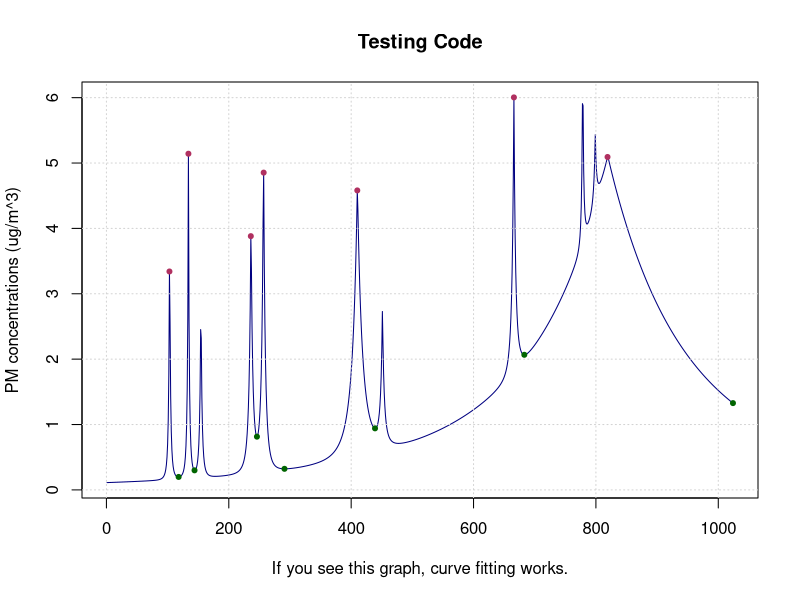

Recreate this plot in R.
#
# Author: Neel Dhulipala
# Project: Air Partners
#
# Script to calculate the exponential decay of PM concentrations after plume.
#
# When a source releases pollutants into the air and finishes, the
# concentration of pollution naturally decays over time. These decay
# functions are exponential in nature and can be fitted to the following model:
#
#   A = yf + (y0 - yf)e^(-kt)
#
# Where t is time, y0 is the initial value of the decay, yf is the asymptotic
# value of the decay, A is the concentration of PM at time t, and k is the
# decay constant.
#
# To test the efficacy of HEPA air purifiers, looking at the decay constants of
# these curves before and after a purifier is installed can be important. A
# purifier that proves to increase the decay constant, i.e. cause the pollutants
# in the air to diffuse out of a space at a faster rate, can be argued to be
# effective.
#
# This script provides the functions necessary to take air quality data from
# indoor sensors and get the decay constants of these decay curves.

library("dplyr")
library("pracma")

## Random data
x <- seq(0, 1, len = 1024)
pos <- c(0.1, 0.13, 0.15, 0.23, 0.25, 0.40, 0.44, 0.65, 0.76, 0.78, 0.8)
hgt <- c(4, 5, 3, 4, 5, 4.2, 2.1, 4.3, 3.1, 1.1, 5.1)
wdt <- c(0.005, 0.005, 0.006, 0.01, 0.01, 0.03, 0.01, 0.01, 0.005, 0.008, 0.5)

p_signal <- numeric(length(x))
for (i in seq(along = pos)) {
  p_signal <- p_signal + hgt[i] / (1 + abs((x - pos[i]) / wdt[i]))^4
}

# Find the first local minimum after the index of peak_row in y
# that occurs below the min_threshold.
get_first_valleys <- function(data, peaks, min_threshold) {
  # Iterate through rows of peaks matrix
  valley_mat <- matrix(nrow = nrow(peaks), ncol = 2)
  for (row in 1:nrow(peaks)) {
    idx <- peaks[row, 2]
    n <- TRUE
    # create while loop to check for local minima
    while (n) {
      # if we're at the end of y, break out of loop
      if (idx == length(data)) {
        n <- FALSE
      } else {
        # otherwise, get slope (approximately)
        # NOTE: difference between idx and (idx+1) is 1
        slope <- data[idx + 1] - data[idx]
        if (data[idx] <= min_threshold && slope > 0) {
          n <- FALSE
        } else {
          idx <- idx + 1
        }
      }
    }
    # set values of matrix so that column 1 is height of valley and 2 is index
    valley_mat[row, 1] <- data[idx]
    valley_mat[row, 2] <- idx
  }
  valley_mat
}

# Exponential curve fitting for air quality data; returns dataframe containing
# k-values of curves
# TODO: nls function returns various weird errors, diagnose why these errors appear
# e.g. "number of iterations", "singular gradient", "NaNs, Inf, etc.", etc.
curve_fitting <- function(data, peaks, valleys) {
    # Create empty DataFrame for storing k values
  alphas.data <- data.frame(
    "peak_idx" = numeric(0),
    "valley_idx" = numeric(0),
    "k_val" = numeric(0),
    "conv_tol" = numeric(0)
  )
  # Define parameters for curve fitting function for each row
  for (row in 1:nrow(peaks)) {
    row <- as.double(row)
    i_range <- peaks[row, 2]:valleys[row, 2]
    sect <- data[i_range]
    t <- i_range - peaks[row, 2] + 1
    df <- data.frame(t = t, y = sect)
    # Get exponential fit
    nlc <- nls.control(maxiter = 1000)
    fit <- try(nls(y ~ SSasymp(t, yf, y0, log_alpha), data = df, control = nlc))
    if (class(fit) != "nls") {
      next
    }
    # Get parameters of the fit
    params <- coef(fit)
    # Extract the log_alpha value and put it in form e^(log(a)) to get a
    log_alpha <- as.double(params["log_alpha"])
    alpha <- exp(log_alpha)
    # Get achieved convergence tolerance as metric for accuracy of fit
    # NOTE: R^2 value can be calculated but is not a useful metric 
    # for nonlinear models
    conv <- fit$convInfo$finTol
    # Add alpha to dataframe
    alphas.newdata <- data.frame(
      "peak_idx" = c(peaks[row, 2]),
      "valley_idx" = c(valleys[row, 2]),
      "k_val" = c(alpha),
      "conv_tol" = c(conv)
    )
    alphas.data <- rbind(alphas.data, alphas.newdata)
  }
  alphas.data <- arrange_all(alphas.data)
}

## Testing code (using Random Data from above)
peaks <- findpeaks(p_signal,
                   ndowns = 10,
                   minpeakheight = 3,
                   threshold = 0,
                   sortstr = TRUE)
valleys <- get_first_valleys(p_signal, peaks, 3)
alphas <- curve_fitting(p_signal, peaks, valleys)
print(alphas)

plot(p_signal, type = "l",
  main = "Testing Code",
  xlab = "If you see this graph, curve fitting works.",
  ylab = "PM concentrations (ug/m^3)",
  col = "navy")
  grid()
points(peaks[, 2], peaks[, 1], pch = 20, col = "maroon")
points(valleys[, 2], valleys[, 1], pch = 20, col = "darkgreen")
